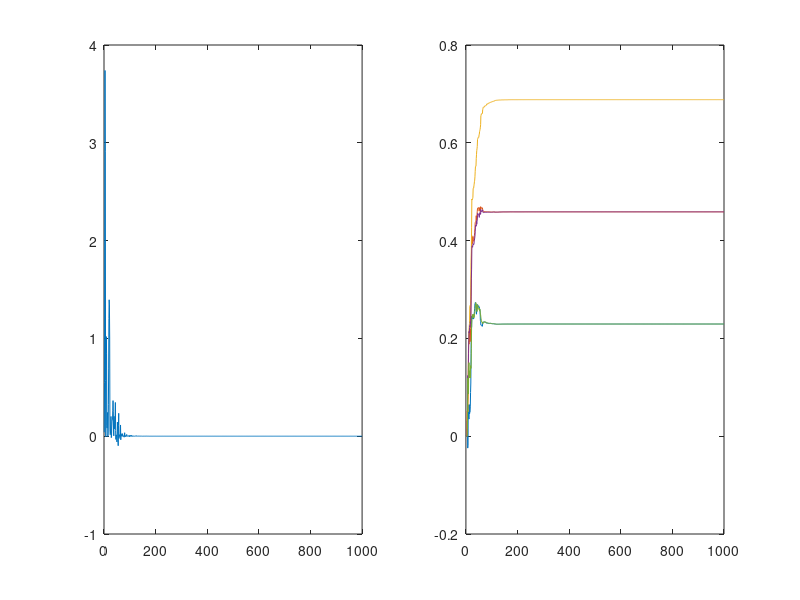
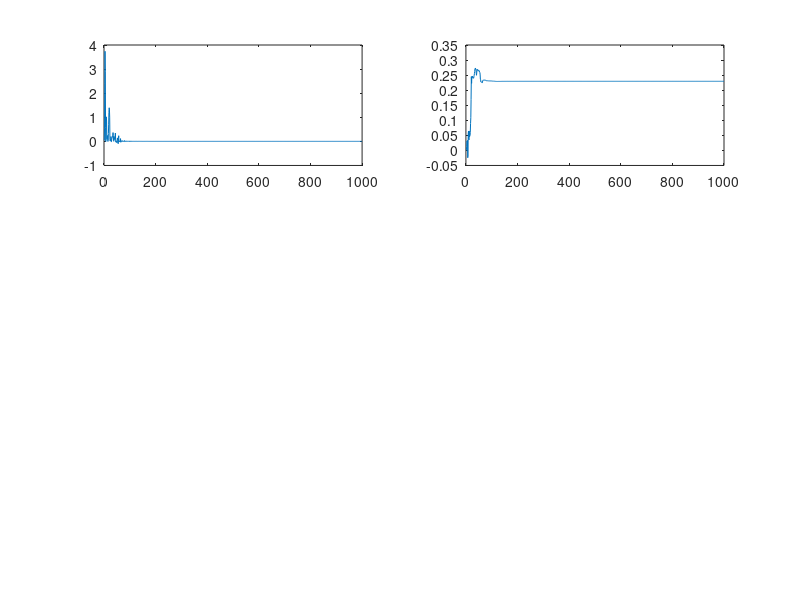

Write MATLAB code to recreate these figures, in order. (Note: this script raises an error after producing the figures.)
clear all
% z -> desired signal
x = randn(1,1000);

% Channel
h = [1 2 3 2 1];
h = h/sqrt(h*h');

% Weiner Filter
w = [0 0 0 0 0 ];
%w = w/sqrt(w*w');
new_weight = w;
opt = [0.2269;0.4524;0.6837;0.4577;0.2289];

n = 0.1*randn(1,1004);
step_size = 0.005;

for i=1:1000
    w = new_weight;
    if i==1
        inputVector = [x(i) 0 0 0 0];
    elseif i==2
        inputVector = [x(i) x(i-1) 0 0 0]; 
    elseif i==3
        inputVector = [x(i) x(i-1) x(i-2) 0 0];  
    elseif i==4
        inputVector = [x(i) x(i-1) x(i-2) x(i-3) 0];
    elseif i==1001
        inputVector = [0 x(i-1) x(i-2) x(i-3) x(i-4)];
    elseif i==1002
        inputVector = [0 0 x(i-2) x(i-3) x(i-4)];
    elseif i==1003
        inputVector = [0 0 0 x(i-3) x(i-4)];
    elseif i==1004
        inputVector = [0 0 0 0 x(i-4)];
    else
        inputVector = [x(i) x(i-1) x(i-2) x(i-3) x(i-4)];
        P_zx = xcorr([x(i-1) x(i-2)],[z(i-1),z(i-1)]);
        %Rxx = xcorr([x(i) x(i-1) x(i-2) x(i-3) x(i-4)],[x(i) x(i-1) x(i-2) x(i-3) x(i-4)]);
    end
    y(i,1)=(h)*inputVector';
    y_w(i,1)=(w)*inputVector';
    
    z(i,1)=y(i,1)+n(i);
    e(i,1)=y(i,1)-y_w(i,1);
    mse(i)= (y(i,1)^2-y_w(i,1)^2)/2;
    
    if i>5
        if 2*mse(i) < mse(i-1)
            step_size= 0.05;
        end
    end
    
    new_weight = w + step_size*e(i,1)*inputVector;
    weight_change(i,:) = w;
end
figure
subplot(1,2,1);
plot(mse)
subplot(1,2,2);
plot(weight_change)
    
figure
subplot(3,2,1);
title('Filter: Fifth component')
plot(mse)
subplot(3,2,2);
plot(weight_change(:,1))
yline(abs(opt(1)));
title('Filter: First component')
opt(1)-weight_change(999,1)

subplot(3,2,3);
plot(weight_change(:,2))
yline(abs(opt(2)));
title('Filter: Second component')
opt(2)-weight_change(999,2)

subplot(3,2,4);
plot(weight_change(:,3))
yline(abs(opt(3)));
title('Filter: Third component')
opt(3)-weight_change(999,3)

subplot(3,2,5);
plot(weight_change(:,4))
yline(abs(opt(4)));
title('Filter: Forth component')
opt(4)-weight_change(999,4)

subplot(3,2,6);
plot(weight_change(:,5))
yline(abs(opt(5)));
title('Filter: Fifth component')
opt(5)-weight_change(999,5)
